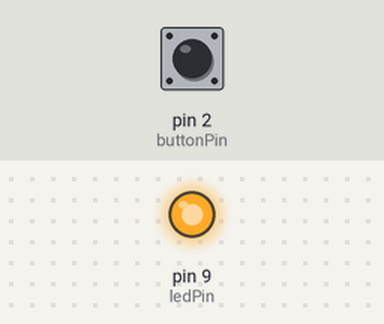
A sketch run on a simulated Arduino Uno, built with avr-gcc and run on an emulated ATmega328P. On the bench: output pins drawn as LEDs (lit = HIGH). The inputs (shaded band) are chosen by the test bench; at power-on: pin 2 (buttonPin) LOW.

Above: at 3.4 s.
3.5 s: pin 2 (buttonPin) pulled HIGH for 0.15 s
At 4.11 s:
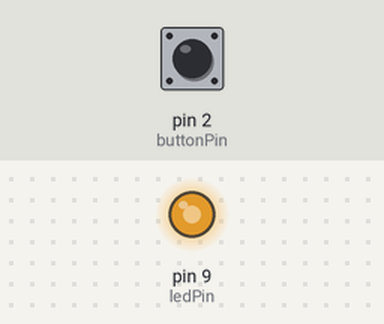
6.5 s: pin 2 (buttonPin) pulled HIGH for 3.2 s
At 6.66 s:
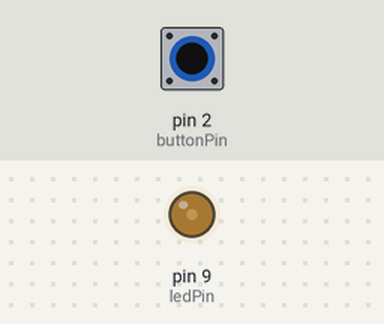
Timing chart, 0 to 15.2 s (numbered marks = the images above; inputs shaded):
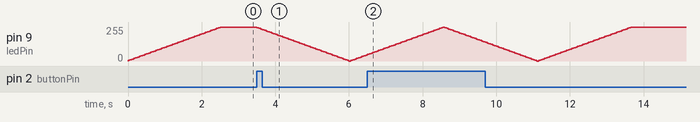

The sketch:

EX2.ino
```cpp
int ledPin = 9; // LED connected to digital pin 9
int buttonPin = 2; // pushbutton connected to digital pin 2
int brightness = 0; // LED brightness level
int fadeAmount = 5; // amount to fade LED by
void setup() {
  pinMode(ledPin, OUTPUT);
  pinMode(buttonPin, INPUT);
}
void loop() {
  int buttonState = digitalRead(buttonPin);
  if (buttonState == HIGH) {
    while (brightness > 0) {
      brightness = brightness - fadeAmount;
      analogWrite(ledPin, brightness);
      delay(50);
    }
  } else {
    while (brightness < 255) {
      brightness = brightness + fadeAmount;
      analogWrite(ledPin, brightness);
      delay(50);
    }
  }
}
```
